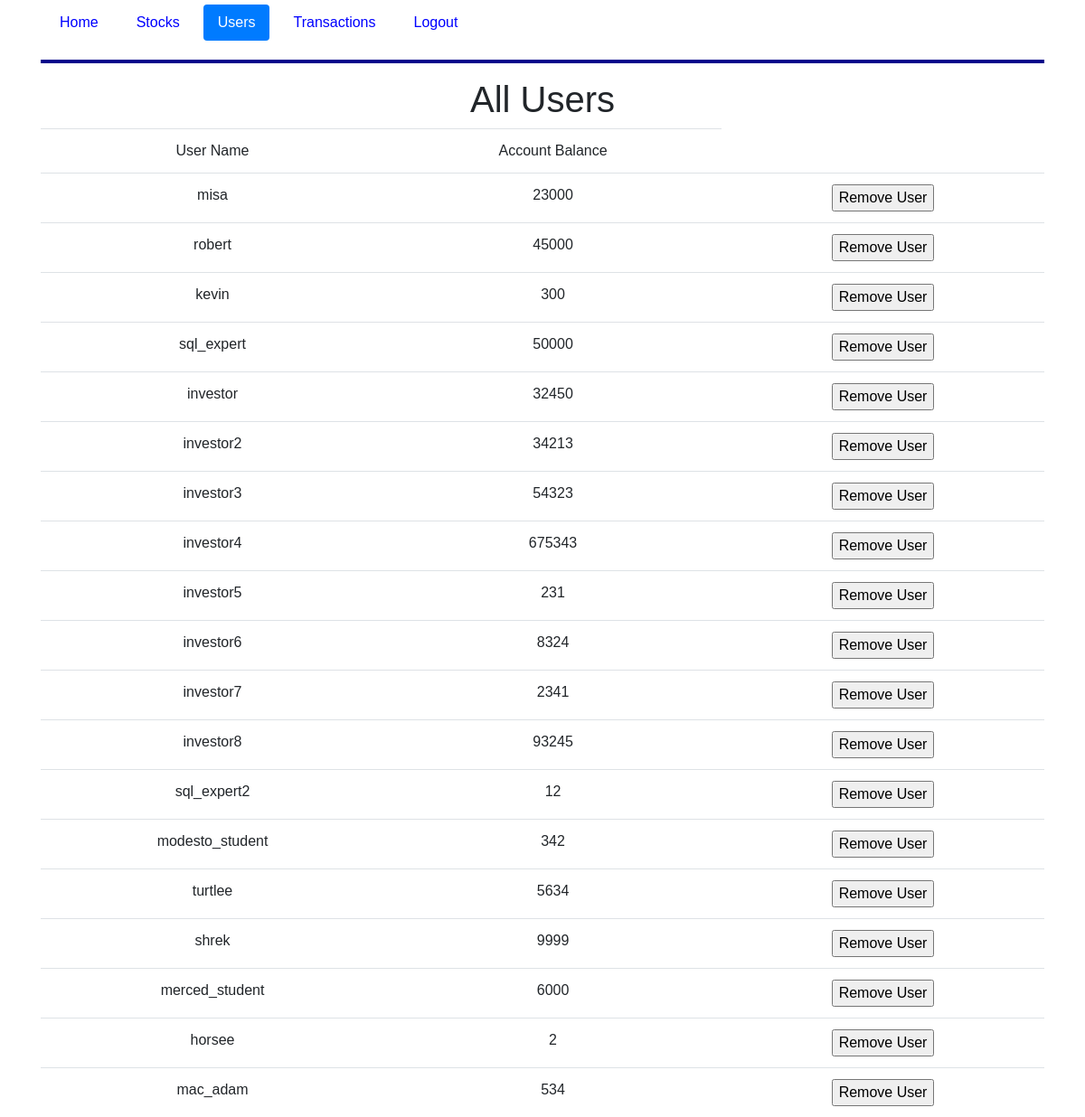
/users (signed in), run on an earlier commit of the app's database.
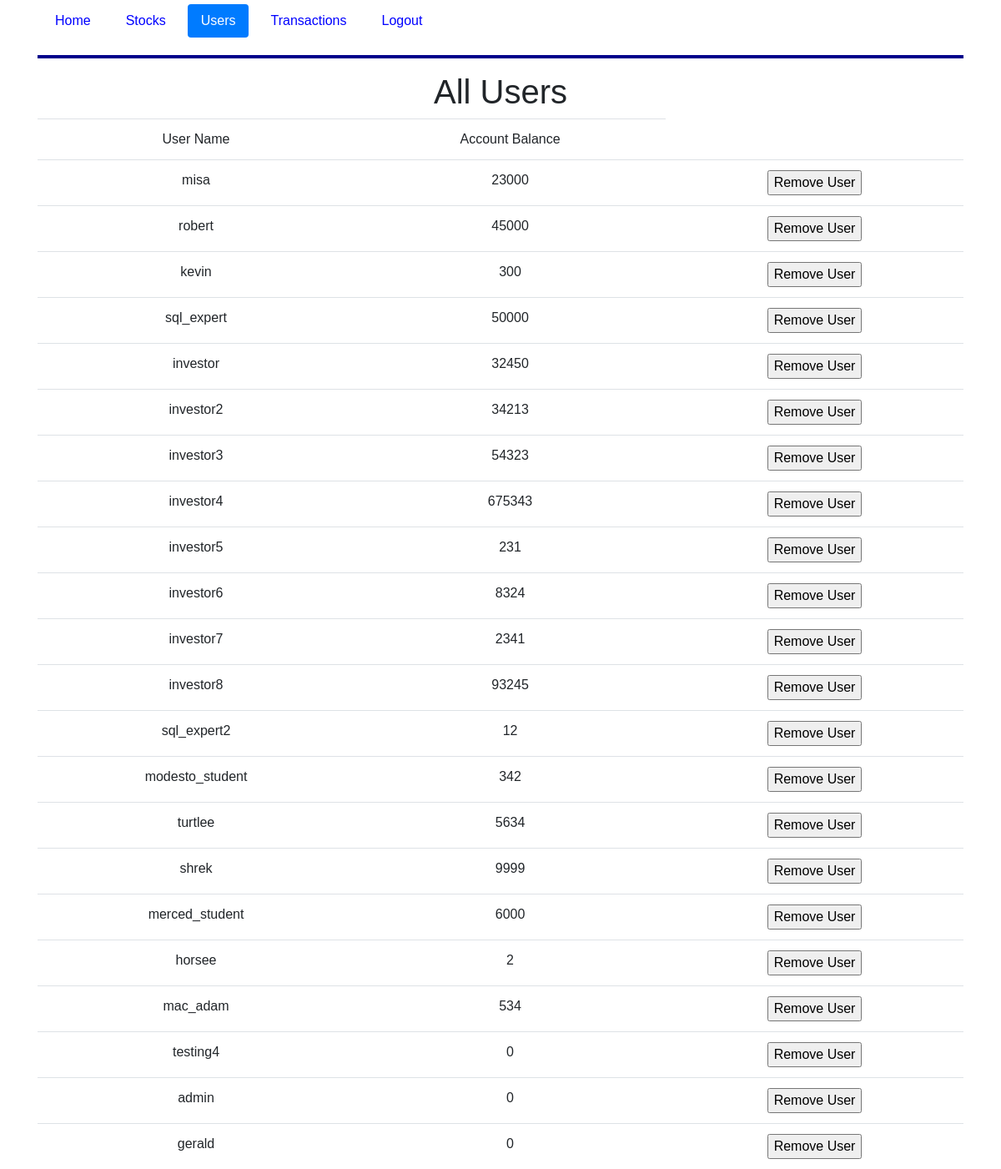
And on a later commit of the database.
### tables this page shows
CREATE TABLE users(
    u_userid integer primary key autoincrement,
    u_username text not null,
    u_password text not null,
    u_acctbal decimal(10,2) default 0.00
);

### application/routes.py (the view, shortened to what this page needs)
@app.route('/users', methods=['POST', 'GET'])
def users():
    if session.get('username') != 'admin':
        return redirect('/home')
    conn = db
    db.row_factory = sqlite3.Row
    cur = db.cursor()
    cur.execute("SELECT * FROM users;")
    user_rows = cur.fetchall()
    return render_template('users.html', user_rows=user_rows, users=True)

### application/routes.py (called while the page is built)
@app.teardown_appcontext
def close_connection(exception):
    db = getattr(g, '_database', None)
    if db is not None:
        db.close()

### application/templates/users.html
{% extends "layout.html" %}
{% block content %}
    <div class="container">
        <div class="row">
            <div class="col-md-12 text-center">
                <h1>All Users</h1>
            </div>
        </div>
    </div>
    <table class="table table-stripped">
        <thead>
            <td>User Name</td>
            <td>Account Balance</td>
        </thead>
        {% for row in user_rows %}
            <tr>
                <form action="" method="post">
                    <td><input type="hidden" name="user" value="{{ row["u_username"] }}"> {{ row["u_username"] }}</td>
                    <td>{{row["u_acctbal"]}}</td>
                    <td>
                        <input type="submit" name="deleteUser" value="Remove User">
                    </td>
                </form>
            </tr>
        {% endfor %}
    </table>
{% endblock %}

What changed in the data, as far as the page shows it:
added users: u_username "testing4", u_acctbal "0"
added users: u_username "admin", u_acctbal "0"
added users: u_username "gerald", u_acctbal "0"
